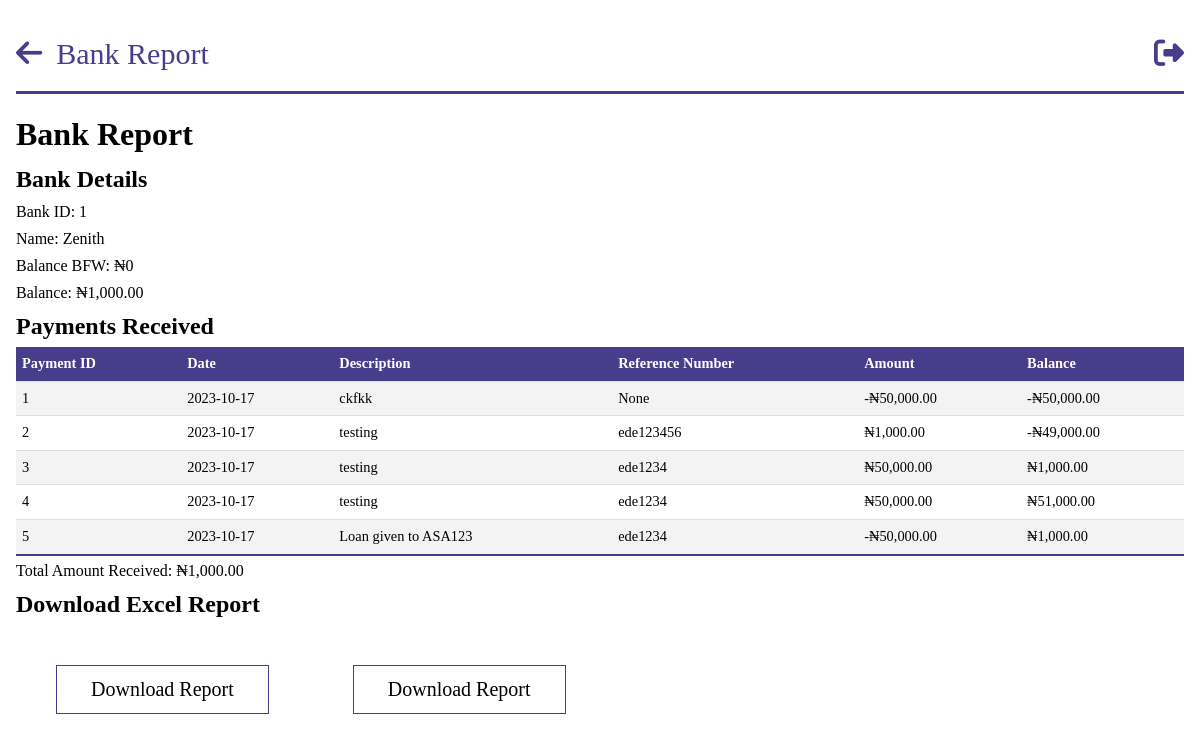
/bank_report/1 (signed in), run on an earlier commit of the app's database.
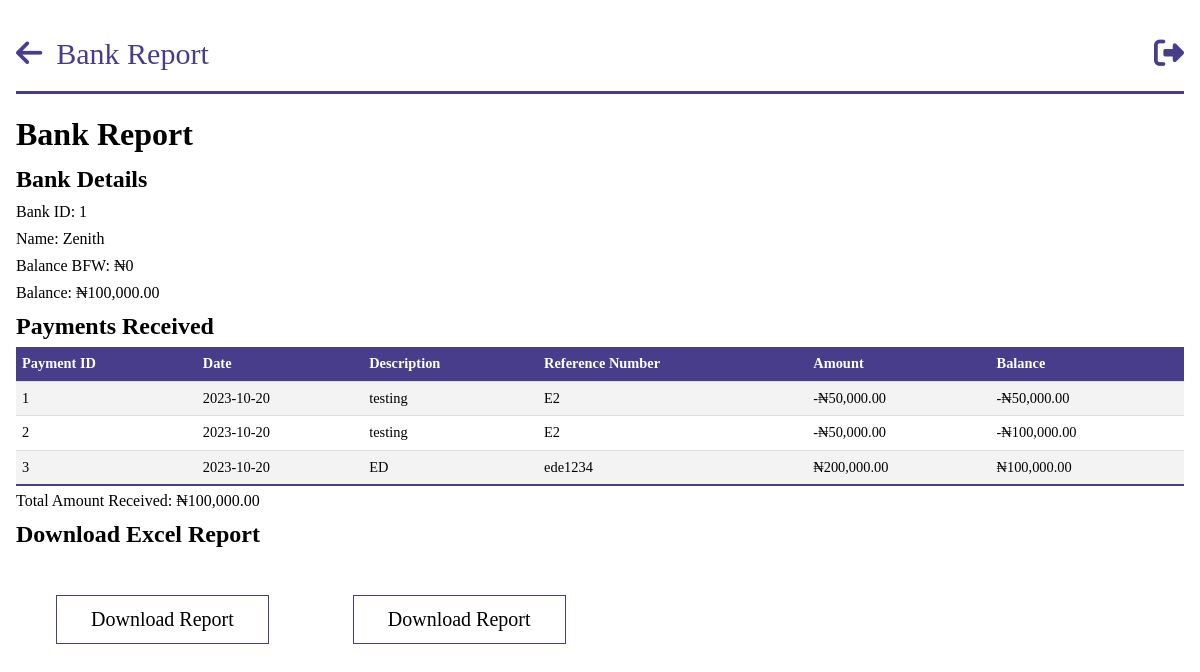
And on a later commit of the database.
### models.py (models this page shows, shortened)
class Bank(db.Model):
    __tablename__ = "banks"
    id = db.Column(db.Integer, primary_key=True)
    name = db.Column(db.String, nullable=False, unique=True)
    balance_bfd = db.Column(db.Float, default=0.0)
    new_balance = db.Column(db.Float, default=0.0)
    payments = db.relationship("BankPayment", backref="bank")

class BankPayment(db.Model):
    __tablename__ = "bank_payments"
    id = db.Column(db.Integer, primary_key=True)
    amount = db.Column(db.Float, nullable=False)
    exact_date = db.Column(db.DateTime, nullable=False, default=datetime.utcnow)
    date = db.Column(db.Date, nullable=False)
    person_id = db.Column(
        db.Integer, db.ForeignKey("persons.id"), nullable=True, index=True
    )
    company_id = db.Column(
        db.Integer, db.ForeignKey("companies.id"), nullable=True, index=True
    )
    description = db.Column(db.String, nullable=True)
    ref_no = db.Column(db.String)
    bank_balance = db.Column(db.Float, nullable=True)
    bank_id = db.Column(
        db.Integer, db.ForeignKey("banks.id"), nullable=True, index=True
    )
    year = db.Column(db.Integer, nullable=False)

### app.py (the view)
@app.route("/bank_report/<bank_id>")
@login_required
@role_required(["Admin", "Secretary", "Sub-Admin"])
def individual_bank_report(bank_id):
    bank = query.get_bank(bank_id)
    payments = bank.payments
    total_amount = sum(payment.amount for payment in payments)
    return render_template(
        "query/bank_report.html",
        bank=bank,
        payments=payments,
        total_amount=total_amount,
    )

### app.py (called while the page is built)
@login_manager.user_loader
def load_user(person_id):
    return Person.query.get(person_id)

def role_required(roles_required):
    def decorator(view_func):
        @wraps(view_func)
        def wrapper(*args, **kwargs):
            if not current_user.is_authenticated:
                flash("You must be logged in to access this page.", "error")
                return redirect(url_for("login"))
            user_role = current_user.role
            if user_role.name not in roles_required:
                flash("You don't have the required role to access this page.", "error")
                return redirect(
                    url_for("dashboard")
                )  # Change this to your desired redirect
            return view_func(*args, **kwargs)
        return wrapper
    return decorator

@app.before_request
def before_request():
    g.user = current_user

@app.template_filter("currency")
@login_required
def currency(value):
    modified_value = format_currency(value)  # Modify the value as needed
    return modified_value

### queries.py (called while the page is built)
    def get_bank(self, bank_id):
        bank = Bank.query.get(bank_id)
        return bank

### templates/query/bank_report.html (shortened to what this page needs)
{%extends 'base.html' %}
{% block header%}
Bank Report
{% endblock  %}
{% block anchor%}
<a href="{{ url_for('queries') }}" id='arrow'><i class="fa-solid fa-arrow-left"></i></a>
{% endblock  %}
{%block content%}
<body id="person">
    <h1>Bank Report</h1>
    <h2>Bank Details</h2>
    <p>Bank ID: {{ bank.id }}</p>
    <p>Name: {{ bank.name }}</p>
    <p>Balance BFW: {{ bank.balance_bfd | currency}}</p>
    <p>Balance: {{ bank.new_balance | currency}}</p>
    <h2>Payments Received</h2>
    <table class="tab-content">
        <thead>
            <tr>
                <th>Payment ID</th>
                <th>Date</th>
                <th>Description</th>
                <th>Reference Number</th>
                <th>Amount</th>
                <th>Balance</th>
            </tr>
        </thead>
        <tbody>
            {% for payment in payments %}
            <tr>
                <td>{{ payment.id }}</td>
                <td>{{ payment.date }}</td>
                <td>{{ payment.description}}</td>
                <td>{{ payment.ref_no}}</td>
                <td>{{ payment.amount | currency }}</td>
                <td>{{ payment.bank_balance | currency}}</td>
            </tr>
            {% endfor %}
        </tbody>
    </table>
    </body>
    <p>Total Amount Received: {{ total_amount | currency }}</p>
    <h2>Download Excel Report</h2>
    <button id="downloadExcelButton">Download Report</button>
    <button id="downloadPdfButton" onclick="window.print()">Download Report</button>
</body>
{%endblock%}

What changed in the data, as far as the page shows it:
removed BankPayment: id "4", date "2023-10-17", description "testing", ref_no "ede1234", amount "₦50,000.00", bank_balance "₦51,000.00"
removed BankPayment: id "5", date "2023-10-17", description "Loan given to ASA123", ref_no "ede1234", amount "-₦50,000.00", bank_balance "₦1,000.00"
changed Bank "Zenith": new_balance "₦1,000.00" → "₦100,000.00"
changed BankPayment id 1: date "2023-10-17" → "2023-10-20"; description "ckfkk" → "testing"; ref_no "None" → "E2"
changed BankPayment id 2: date "2023-10-17" → "2023-10-20"; ref_no "ede123456" → "E2"; amount "₦1,000.00" → "-₦50,000.00"; bank_balance "-₦49,000.00" → "-₦100,000.00"
changed BankPayment "ede1234": date "2023-10-17" → "2023-10-20"; description "testing" → "ED"; amount "₦50,000.00" → "₦200,000.00"; bank_balance "₦1,000.00" → "₦100,000.00"
Also different on the page:
{{ total_amount | currency }}: "₦1,000.00" → "₦100,000.00"
